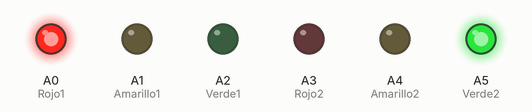
This sketch was run on a simulated Arduino Uno, built with avr-gcc and run on an emulated ATmega328P. On the bench: output pins drawn as LEDs (lit = HIGH).

Above: at 1.5 s.
At 3.5 s:
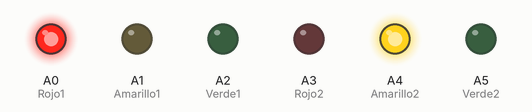
At 5.5 s:
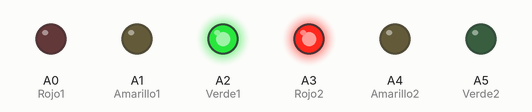
At 7.5 s:
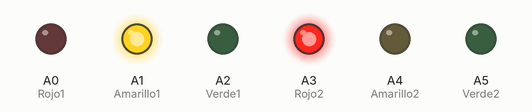
Timing chart, 0 to 10.4 s (numbered marks = the images above):
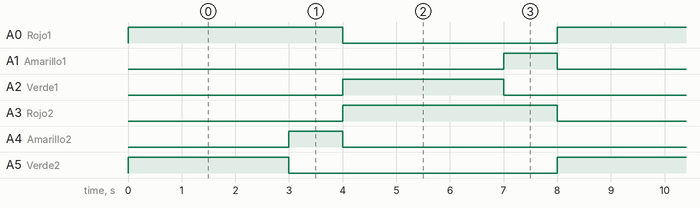

Measured:
- by itself, A0 (Rojo1), A3 (Rojo2): alternates HIGH for 4.0 s and LOW for 4.0 s
- by itself, A1 (Amarillo1), A4 (Amarillo2): alternates HIGH for 1.0 s and LOW for 7.0 s
- by itself, A2 (Verde1), A5 (Verde2): alternates HIGH for 3.0 s and LOW for 5.0 s

The sketch:

Proyecto.ino
```cpp
#define Verde1 A2
#define Verde2 A5
#define Amarillo1 A1
#define Amarillo2 A4
#define Rojo1 A0
#define Rojo2 A3

void setup() {

  pinMode(Rojo1,OUTPUT);

  pinMode(Amarillo1,OUTPUT);

  pinMode(Verde1,OUTPUT);

  pinMode(Rojo2,OUTPUT);

  pinMode(Amarillo2,OUTPUT);

  pinMode(Verde2,OUTPUT);

}

  void loop() {

  //Ciclo semaforo2

  digitalWrite(Rojo1,HIGH);

  digitalWrite(Amarillo1,LOW);

  digitalWrite(Verde1,LOW);

  digitalWrite(Rojo2,LOW);

  digitalWrite(Amarillo2,LOW);

  digitalWrite(Verde2,HIGH);

  delay(3000);

  //Cambio semaforo2

  digitalWrite(Amarillo2,HIGH);

  digitalWrite(Verde2,LOW);

  delay(1000);

  //Ciclo semaforo1

  digitalWrite(Rojo1,LOW);

  digitalWrite(Amarillo1,LOW);

  digitalWrite(Verde1,HIGH);

  digitalWrite(Rojo2,HIGH);

  digitalWrite(Amarillo2,LOW);

  digitalWrite(Verde2,LOW);

  delay(3000);

   //Cambio semaforo1

  digitalWrite(Amarillo1,HIGH);

  digitalWrite(Verde1,LOW);

  delay(1000);
     }
```
